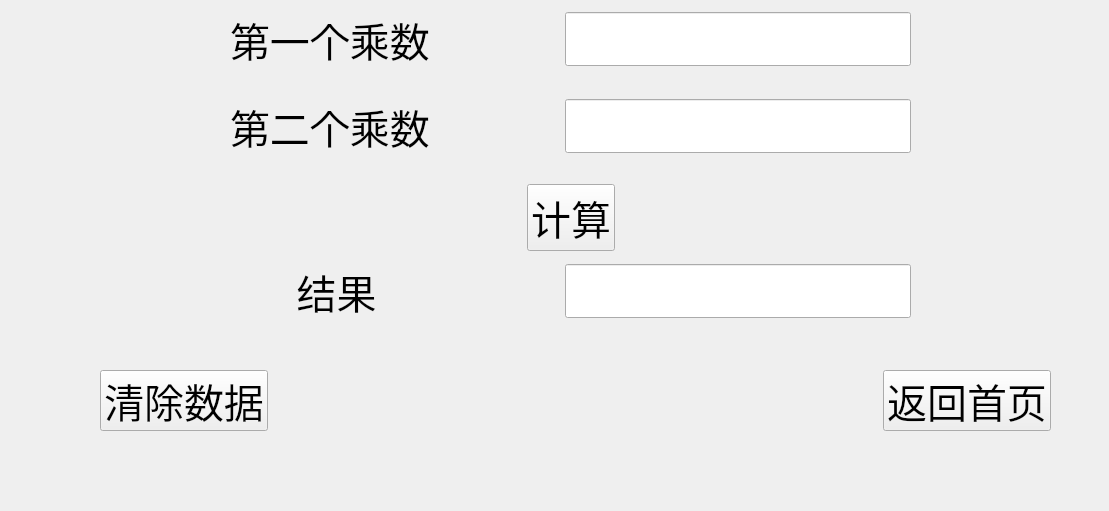
<?xml version="1.0" encoding="UTF-8"?>
<ui version="4.0">
 <class>Multiply</class>
 <widget class="QWidget" name="Multiply">
  <property name="geometry">
   <rect>
    <x>0</x>
    <y>0</y>
    <width>1109</width>
    <height>511</height>
   </rect>
  </property>
  <property name="windowTitle">
   <string>Form</string>
  </property>
  <widget class="QWidget" name="layoutWidget_2">
   <property name="geometry">
    <rect>
     <x>100</x>
     <y>370</y>
     <width>951</width>
     <height>61</height>
    </rect>
   </property>
   <layout class="QHBoxLayout" name="horizontalLayout_4">
    <item>
     <widget class="QPushButton" name="btnClear">
      <property name="font">
       <font>
        <pointsize>30</pointsize>
       </font>
      </property>
      <property name="text">
       <string>清除数据</string>
      </property>
     </widget>
    </item>
    <item>
     <spacer name="horizontalSpacer_4">
      <property name="orientation">
       <enum>Qt::Horizontal</enum>
      </property>
      <property name="sizeHint" stdset="0">
       <size>
        <width>40</width>
        <height>20</height>
       </size>
      </property>
     </spacer>
    </item>
    <item>
     <widget class="QPushButton" name="btnBack">
      <property name="font">
       <font>
        <pointsize>30</pointsize>
       </font>
      </property>
      <property name="text">
       <string>返回首页</string>
      </property>
     </widget>
    </item>
   </layout>
  </widget>
  <widget class="QWidget" name="layoutWidget">
   <property name="geometry">
    <rect>
     <x>230</x>
     <y>10</y>
     <width>681</width>
     <height>311</height>
    </rect>
   </property>
   <layout class="QVBoxLayout" name="verticalLayout_2">
    <item>
     <layout class="QVBoxLayout" name="verticalLayout">
      <item>
       <layout class="QHBoxLayout" name="horizontalLayout">
        <item>
         <widget class="QLabel" name="label">
          <property name="font">
           <font>
            <pointsize>30</pointsize>
           </font>
          </property>
          <property name="text">
           <string>第一个乘数</string>
          </property>
         </widget>
        </item>
        <item>
         <spacer name="horizontalSpacer">
          <property name="orientation">
           <enum>Qt::Horizontal</enum>
          </property>
          <property name="sizeHint" stdset="0">
           <size>
            <width>40</width>
            <height>20</height>
           </size>
          </property>
         </spacer>
        </item>
        <item>
         <widget class="QLineEdit" name="num_1">
          <property name="font">
           <font>
            <pointsize>30</pointsize>
           </font>
          </property>
          <property name="text">
           <string/>
          </property>
         </widget>
        </item>
       </layout>
      </item>
      <item>
       <spacer name="verticalSpacer">
        <property name="orientation">
         <enum>Qt::Vertical</enum>
        </property>
        <property name="sizeHint" stdset="0">
         <size>
          <width>20</width>
          <height>40</height>
         </size>
        </property>
       </spacer>
      </item>
      <item>
       <layout class="QHBoxLayout" name="horizontalLayout_2">
        <item>
         <widget class="QLabel" name="label_2">
          <property name="font">
           <font>
            <pointsize>30</pointsize>
           </font>
          </property>
          <property name="text">
           <string>第二个乘数</string>
          </property>
         </widget>
        </item>
        <item>
         <spacer name="horizontalSpacer_2">
          <property name="orientation">
           <enum>Qt::Horizontal</enum>
          </property>
          <property name="sizeHint" stdset="0">
           <size>
            <width>40</width>
            <height>20</height>
           </size>
          </property>
         </spacer>
        </item>
        <item>
         <widget class="QLineEdit" name="num_2">
          <property name="font">
           <font>
            <pointsize>30</pointsize>
           </font>
          </property>
          <property name="text">
           <string/>
          </property>
         </widget>
        </item>
       </layout>
      </item>
      <item>
       <spacer name="verticalSpacer_2">
        <property name="orientation">
         <enum>Qt::Vertical</enum>
        </property>
        <property name="sizeHint" stdset="0">
         <size>
          <width>20</width>
          <height>40</height>
         </size>
        </property>
       </spacer>
      </item>
     </layout>
    </item>
    <item>
     <layout class="QHBoxLayout" name="horizontalLayout_3">
      <item>
       <spacer name="horizontalSpacer_5">
        <property name="orientation">
         <enum>Qt::Horizontal</enum>
        </property>
        <property name="sizeHint" stdset="0">
         <size>
          <width>40</width>
          <height>20</height>
         </size>
        </property>
       </spacer>
      </item>
      <item>
       <widget class="QPushButton" name="btnCalculator">
        <property name="font">
         <font>
          <pointsize>30</pointsize>
         </font>
        </property>
        <property name="text">
         <string>计算</string>
        </property>
       </widget>
      </item>
      <item>
       <spacer name="horizontalSpacer_6">
        <property name="orientation">
         <enum>Qt::Horizontal</enum>
        </property>
        <property name="sizeHint" stdset="0">
         <size>
          <width>40</width>
          <height>20</height>
         </size>
        </property>
       </spacer>
      </item>
     </layout>
    </item>
    <item>
     <spacer name="verticalSpacer_3">
      <property name="orientation">
       <enum>Qt::Vertical</enum>
      </property>
      <property name="sizeHint" stdset="0">
       <size>
        <width>20</width>
        <height>40</height>
       </size>
      </property>
     </spacer>
    </item>
    <item>
     <layout class="QHBoxLayout" name="horizontalLayout_5">
      <item>
       <widget class="QLabel" name="label_3">
        <property name="font">
         <font>
          <pointsize>30</pointsize>
         </font>
        </property>
        <property name="text">
         <string>      结果</string>
        </property>
       </widget>
      </item>
      <item>
       <spacer name="horizontalSpacer_3">
        <property name="orientation">
         <enum>Qt::Horizontal</enum>
        </property>
        <property name="sizeHint" stdset="0">
         <size>
          <width>40</width>
          <height>20</height>
         </size>
        </property>
       </spacer>
      </item>
      <item>
       <widget class="QLineEdit" name="result">
        <property name="font">
         <font>
          <pointsize>30</pointsize>
         </font>
        </property>
       </widget>
      </item>
     </layout>
    </item>
   </layout>
  </widget>
  <widget class="QLabel" name="warning">
   <property name="geometry">
    <rect>
     <x>40</x>
     <y>330</y>
     <width>1041</width>
     <height>41</height>
    </rect>
   </property>
   <property name="font">
    <font>
     <pointsize>20</pointsize>
    </font>
   </property>
   <property name="text">
    <string/>
   </property>
  </widget>
 </widget>
 <resources/>
 <connections/>
</ui>
